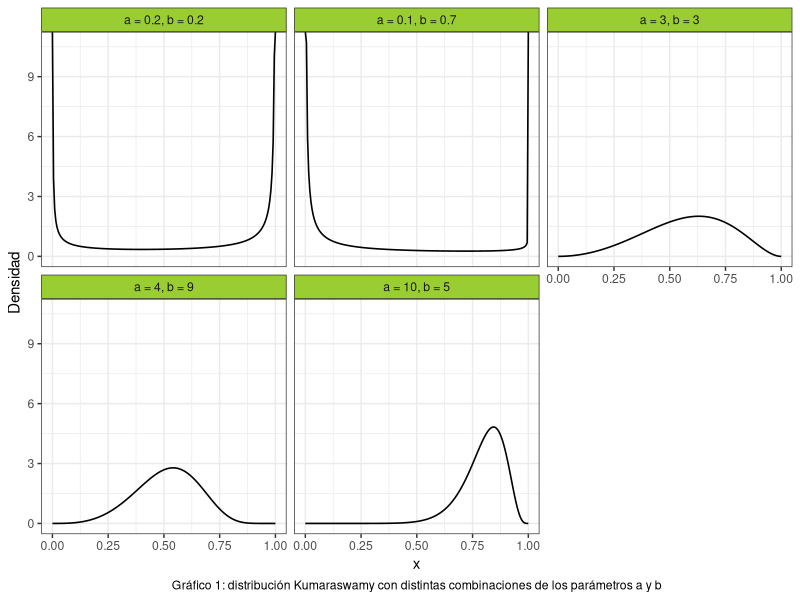
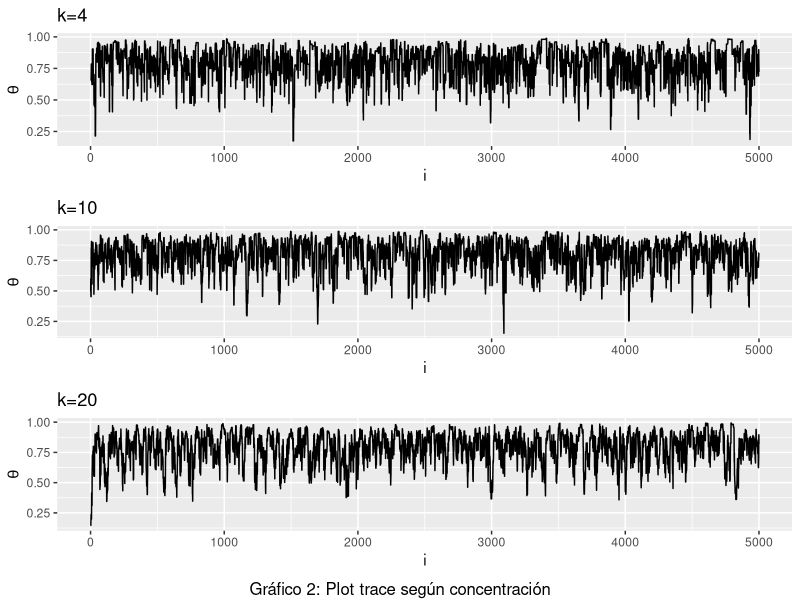
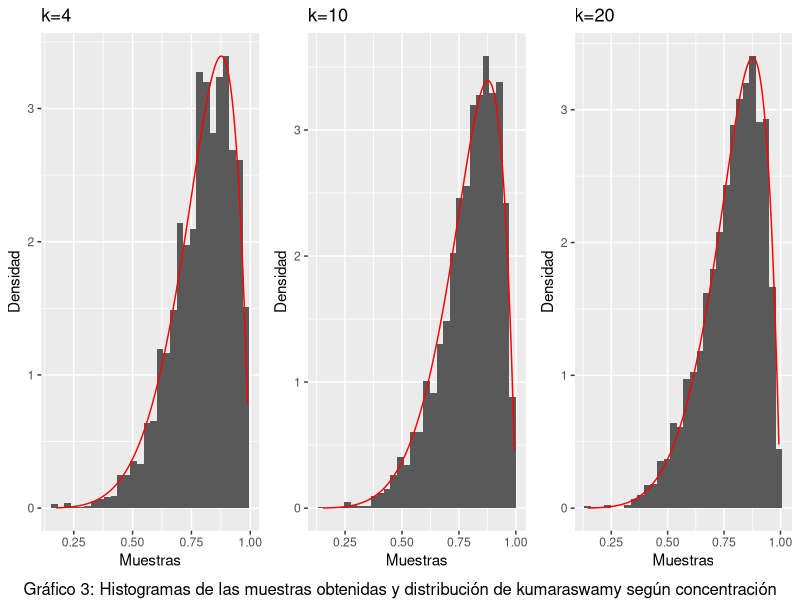
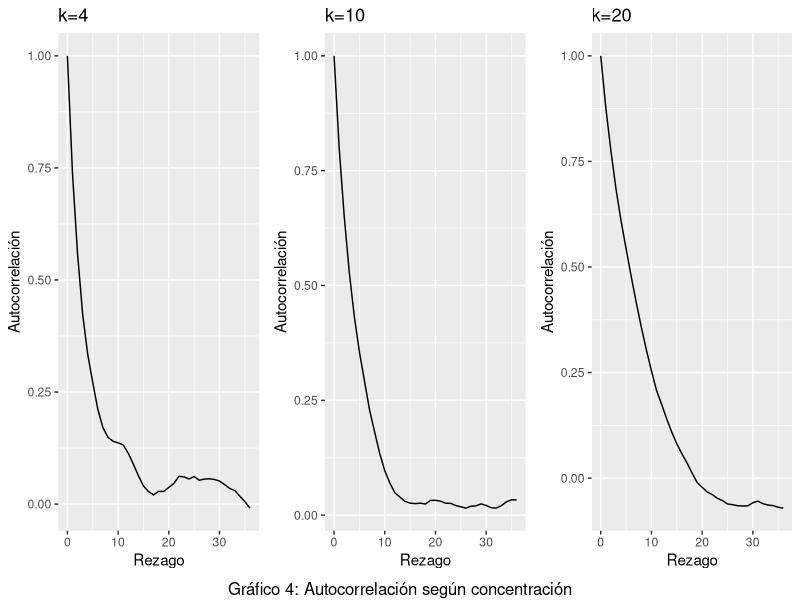
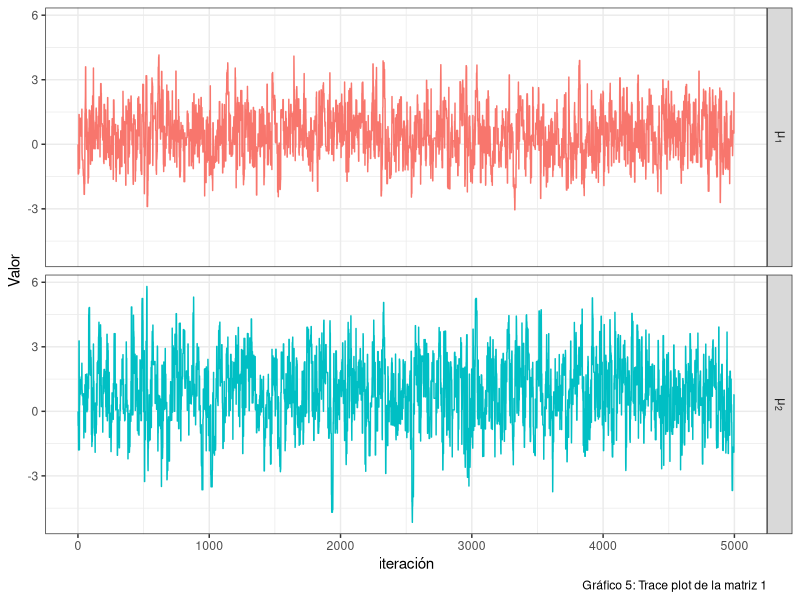
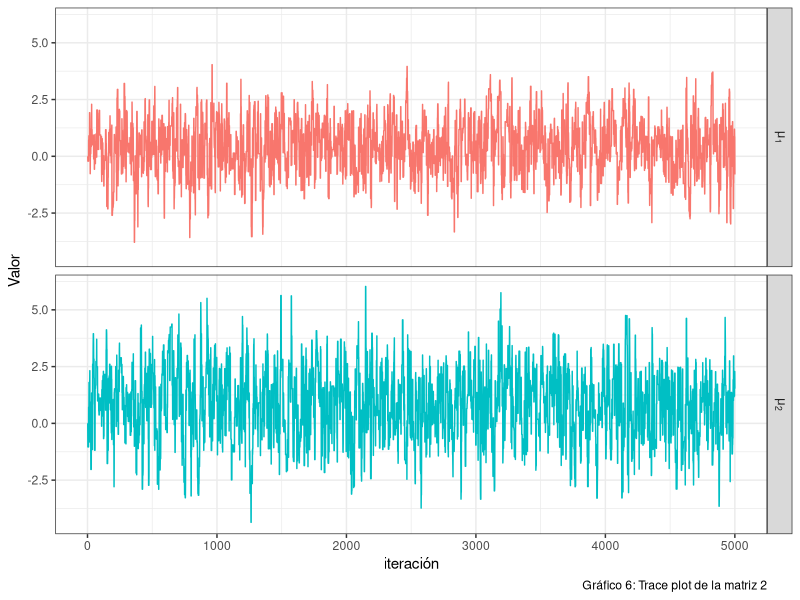
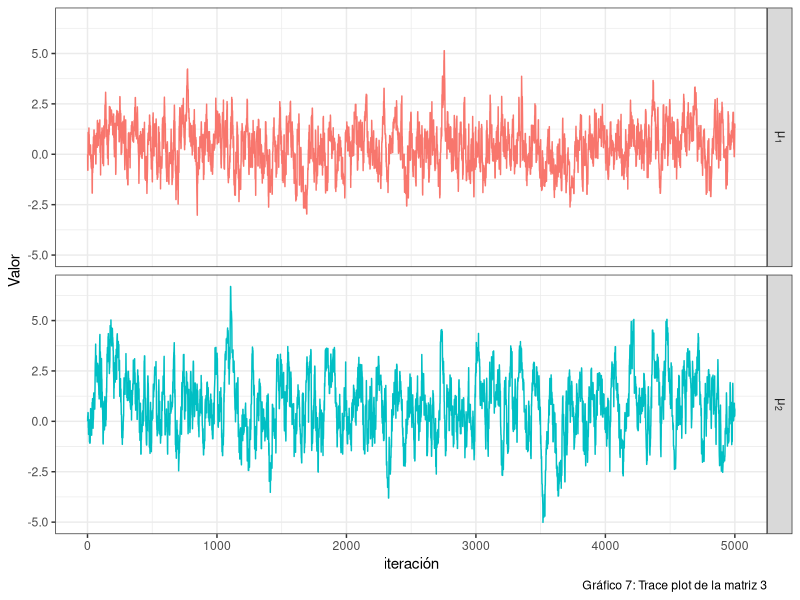
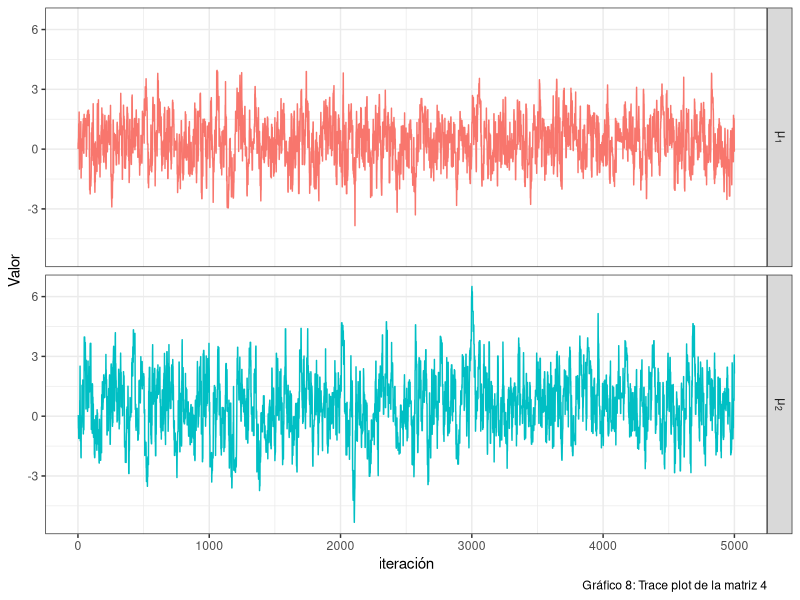

These charts were generated, in order, by the following R code:
## ---- chunk 1
#Librerias
library(ggplot2)
library(dplyr)
library(gridExtra)
library(kableExtra)
library(stats)
library(mvtnorm)
set.seed(394)
## ---- chunk 2

cant_saltos <- 0


sample_mh <- function(d_objetivo, r_propuesta, d_propuesta, p_inicial, n) {
  muestras <- matrix(nrow = n, ncol = length(p_inicial))
  muestras[1, ] <- p_inicial
  
  for(i in 2:n) {
    p_actual <- muestras[i-1,]
    p_nuevo <- r_propuesta(p_actual)
    
    f_nuevo <- d_objetivo(p_nuevo)
    f_actual <- d_objetivo(p_actual)
    
    q_actual <- d_propuesta(p_actual, mean = p_nuevo)
    q_nuevo <- d_propuesta(p_nuevo, mean = p_actual)
    
    alpha <- min(1, (f_nuevo/f_actual)*(q_actual/q_nuevo))
    aceptar <- rbinom(1, 1, alpha)
    
    if(aceptar) { 
      muestras[i,] <- p_nuevo
      cant_saltos <- cant_saltos + 1
      
    } else {
      muestras[i,] <- p_actual
    }
  }
  
  if (ncol(muestras) == 1) {
    muestras <- as.vector(muestras)
  } 
  return(list(muestras=muestras,cant_saltos=cant_saltos))
}

## ---- chunk 3
#Punto 2
# Crear grilla para los valores de "x"
grid_n <- 200
x_grid <- seq(0, 1, length.out = grid_n)

kumaraswamy <- function(x, a, b){
  a*b*(x^(a-1))*((1-(x^a))^(b-1))
}

a <- c(0.2, 0.1, 3, 4, 10)
b <- c(0.2, 0.7, 3, 9, 5)


#Creamos un data frame para graficar la distribución de Kumaraswamy:

data1 <- data.frame(
  Funcion = as.factor(rep(1:5, each = grid_n)),
  Densidad = numeric(5 * grid_n),
  Grilla = rep(x_grid, times = 5)
) 

# Completamos el data frame con las densidades:
for(i in 1:5) {
    indices <- seq(from = 1 + (i - 1) * 200, to = 200 + (i - 1) * 200)
    data1$Densidad[indices] <- kumaraswamy(x_grid, a[i], b[i])
}

# Cambiamos las etiquetas de las variables para mejorar el gráfico
levels(data1$Funcion) <- c("a = 0.2, b = 0.2",
                           "a = 0.1, b = 0.7",
                           "a = 3, b = 3",
                           "a = 4, b = 9",
                           "a = 10, b = 5")

ggplot(data = data1, aes(x = Grilla, y = Densidad)) +
  geom_line(size = 0.55) +
  facet_wrap(~Funcion) +
  theme_bw() +
  labs(x = "x",
       caption = "Gráfico 1: distribución Kumaraswamy con distintas combinaciones de los parámetros a y b") + 
  theme(
    strip.background = element_rect(fill = "olivedrab3"),
    plot.caption = element_text(hjust = 0.5)
  )

## ---- chunk 4
#Punto 3
concentracion3 <- c(4,10,20)
tabla3 <- data.frame ( 
  concentracion = rep(concentracion3, each = 5000),
  muestra = numeric(15000)
  )
tasa3 <- numeric(3)

for (i in 1:3) {
#Funciones a usar
d_objetivo3 <- function(x) kumaraswamy(x, 6, 2)
d_propuesta3 <- function(x, mean) dbeta(x, shape1 = mean * concentracion3[i], shape2 = (1-mean) * concentracion3[i])
r_propuesta3 <- function(x) rbeta(1, shape1 = x * concentracion3[i], shape2 = (1-x) * concentracion3[i])
#Donde x hace referencia a mu
n3 <- 5000
p_inicial3 <- rbeta(1,shape1=2,shape2=2)
funcion3 <- sample_mh(d_objetivo3, r_propuesta3, d_propuesta3, p_inicial3, n3)
indices <- seq(from = 1 + (i - 1) * 5000, to = 5000 + (i - 1) * 5000)
tabla3$muestra[indices] <- funcion3$muestras

tasa3[i] <- funcion3$cant_saltos/n3
} 

#Tasa de aceptacion
tabla3_2 <- data.frame(
  Concentracion = c("4","10","20"),
  Tasa_de_aceptacion = tasa3
) %>%
  kable() %>%
  kable_styling(bootstrap_options = c("striped","hover","condensed")) %>%
  add_footnote("Tabla 1: Tasa de aceptación")

print(tabla3_2)
## ---- chunk 5

#Gata peluda junta
# Agrego una columna con el orden de las muestras
tabla3$orden <- rep(1:5000, times = 3)
tabla3$concentracion <- as.factor(tabla3$concentracion) 


# Gráfico con múltiples líneas
grafico3_1 <- ggplot(data = tabla3, aes(x = orden, y = muestra, group = concentracion, color = concentracion)) +
  geom_line() +
  theme_bw() +
  labs(x = "x", y = "y", color = "Group", caption = "Gráfico: Trace plot para las 3 concentraciones") +
  theme(legend.position = "top")  



#Trace plots
plot_trace <- function(x){
  data.frame(x = seq_along(x), y = x) %>% 
    ggplot() +
    geom_line(aes(x = x, y = y))
}

grafico3_2 <- plot_trace(tabla3$muestra[1:5000]) +
              labs(x = "i", y = expression(theta), title = "k=4")
grafico3_3 <- plot_trace(tabla3$muestra[5001:10000]) +
              labs(x = "i", y = expression(theta), title = "k=10")
grafico3_4 <- plot_trace(tabla3$muestra[10001:15000]) +
              labs(x = "i", y = expression(theta), title = "k=20")

grid.arrange(grafico3_2,grafico3_3,grafico3_4, nrow=3, bottom ="Gráfico 2: Plot trace según concentración")
## ---- chunk 6

#Histogramas
plot_hist <- function(x, d_objetivo3) {
  x_seq <- seq(min(x), max(x), length.out = n3)
  df_hist <- data.frame(x = x)
  df_line <- data.frame(x = x_seq, y = d_objetivo3(x_seq))
  
  ggplot(df_hist)+
    geom_histogram(aes(x = x, y =after_stat(density))) +
    geom_line(aes(x = x, y = y), data = df_line, color = "red")
}

grafico3_5 <- plot_hist(tabla3$muestra[1:5000],d_objetivo3) +
  labs (title = "k=4", x = "Muestras", y = "Densidad")
grafico3_6 <- plot_hist(tabla3$muestra[5001:10000],d_objetivo3) +
  labs (title = "k=10", x = "Muestras", y = "Densidad")
grafico3_7 <- plot_hist(tabla3$muestra[10001:15000],d_objetivo3) +
  labs (title = "k=20", x = "Muestras", y = "Densidad")

grid.arrange(grafico3_5,grafico3_6,grafico3_7,nrow=1, bottom = "Gráfico 3: Histogramas de las muestras obtenidas y distribución de kumaraswamy según concentración")

## ---- chunk 7

#Graficos de autocorrelacion
plot_acf <- function(data, title) {
  acf_result <- acf(data, plot = FALSE)
  ggplot() +
    geom_line(aes(y = acf_result$acf, x = acf_result$lag)) +
    labs(title = title, x = "Rezago", y = "Autocorrelación")
}


grafico3_8 <- plot_acf(tabla3$muestra[1:5000], "k=4")
grafico3_9 <- plot_acf(tabla3$muestra[5001:10000], "k=10")
grafico3_10 <- plot_acf(tabla3$muestra[10001:15000], "k=20")

grid.arrange(grafico3_8,grafico3_9,grafico3_10,nrow=1,  bottom = "Gráfico 4: Autocorrelación según concentración") 

## ---- chunk 8
#Punto 4
muestra4_1 <- tabla3$muestra[1:5000]
muestra4_2 <- tabla3$muestra[5001:10000]
muestra4_3 <- tabla3$muestra[10001:15000]

#Calculo de la media y los percentiles 5 y 95 para X:
variable_x <- data.frame(
  Muestra = c("1", "2", "3"),
  Concentración = c("k=4", "k=10", "k=20"),
  Medias =  c(mean(muestra4_1), mean(muestra4_2), mean(muestra4_3)),
  Percentil_5 = c(quantile(muestra4_1, prob = c(0.05)),
                  quantile(muestra4_2, prob = c(0.05)),
                  quantile(muestra4_3, prob = c(0.05))
                  ),
  Percentil_95 = c(quantile(muestra4_1, prob = c(0.95)),
                  quantile(muestra4_2, prob = c(0.95)),
                  quantile(muestra4_3, prob = c(0.95))
                  )
) %>%
  kable() %>%
  kable_styling(bootstrap_options = c("striped","hover","condensed")) %>%
  add_footnote("Tabla 2: Media y percentiles de X")

print(variable_x)


## ---- chunk 9
#Cálculo de la media y los percentiles 5 y 95 para logit(X):
l_m1 <- log((muestra4_1/(1-muestra4_1)))
l_m2 <- log((muestra4_2/(1-muestra4_2)))
l_m3 <- log((muestra4_3/(1-muestra4_3)))



variable_logit_X <- data.frame(
  Muestra = c("1", "2", "3"),
  Concentración = c("k=4", "k=10", "k=20"),
  Medias = c(mean(l_m1), mean(l_m2), mean(l_m3)),
  Percentil_5 = c(quantile(l_m1, prob = c(0.05)),
                  quantile(l_m2, prob = c(0.05)),
                  quantile(l_m3, prob = c(0.05))
                  ),
  Percentil_95 = c(quantile(l_m1, prob = c(0.95)),
                  quantile(l_m2, prob = c(0.95)),
                  quantile(l_m3, prob = c(0.95))
                  )
) %>%
  kable() %>%
  kable_styling(bootstrap_options = c("striped","hover","condensed")) %>%
  add_footnote("Tabla 3: Media y percentiles de logit(X)")


print(variable_logit_X)


## ---- chunk 10
#Paso 7

# Funciones a utilizar

#1.Trace plot
plot_trace <- function(x, y) {
  n <- length(x)
  df <- data.frame(
    x = rep(1:n, 2),
    y = c(x,y),
    parametro = factor(rep(1:2, each = n), labels = c(expression(mu[1]), expression(mu[2]))) 
  )
  
  ggplot(df) +
    geom_line(aes(x = x, y = y, color = parametro)) +
    facet_wrap(~parametro, labeller = label_parsed,
               nrow = 2, strip.position = "right") +
    labs(x = "iteración", y = "Valor") +
    theme_bw()
}



#2. Número efectivo de muestras
n_eff <- function(muestras){
  S <- length(muestras)
  autocorr <- acf(muestras, plot = F, lag = Inf)$acf
  limite <- which((autocorr < 0.001))[1] #sumamos hasta ese valor
  denom <- 1 + 2 * sum(autocorr[2:limite])
  
  S/denom
  
}


n7 <- 5000
funcion7_1 <- function(matriz_cov) {
    d_objetivo7 <- function(x) dmvnorm(x,c(0.4,0.75),matrix(c(1.35,0.4,0.4,2.4),nrow=2))
    d_propuesta7 <- function(x, mean) dmvnorm(x,mean = mean ,sigma = matriz_cov)
    r_propuesta7 <- function(x) rmvnorm(1, mean = x, sigma = matriz_cov)  


funcion7 <- sample_mh(d_objetivo7,r_propuesta7,d_propuesta7,c(0,0),n7)
muestra7 <- funcion7$muestras
grafico7_1 <- plot_trace(muestra7[,1],muestra7[,2])
n_eff7_1 <- n_eff(muestra7[,1])
n_eff7_2 <- n_eff(muestra7[,2])
 return(list(grafico = grafico7_1, n1 = n_eff7_1, n2 = n_eff7_2,
             muestra7 = muestra7))

}

#Evalucación de diferentes matrices de variancia y covariancia
matriz1 <- funcion7_1(matrix(c(2, 0.5, 0.5, 3), nrow = 2))
matriz2 <- funcion7_1(matrix(c(2, 0, 0, 3), nrow = 2))
matriz3 <- funcion7_1(matrix(c(0.4, 0, 0, 0.4), nrow = 2))
matriz4 <- funcion7_1(matrix(c(1, 0, 0, 1), nrow = 2))
matriz5 <- funcion7_1(matrix(c(5, 0, 0, 6), nrow = 2))

matriz1$grafico + labs(caption = "Gráfico 5: Trace plot de la matriz 1") +
    theme(legend.position = "none")
matriz2$grafico + labs(caption = "Gráfico 6: Trace plot de la matriz 2") +
    theme(legend.position = "none")
matriz3$grafico + labs(caption = "Gráfico 7: Trace plot de la matriz 3") +
    theme(legend.position = "none")
matriz4$grafico + labs(caption = "Gráfico 8: Trace plot de la matriz 4") +
    theme(legend.position = "none")
matriz5$grafico + labs(caption = "Gráfico 9: Trace plot de la matriz 5") +
    theme(legend.position = "none")

## ---- chunk 11

tabla <- data.frame(
  Matriz = c("1", "2", "3", "4", "5"),
  Num_efectivo_p1 = trunc(c(matriz1$n1, matriz2$n1, matriz3$n1, matriz4$n1, matriz5$n1)),
  Num_efectivo_p2 = trunc(c(matriz1$n2, matriz2$n2, matriz3$n2, matriz4$n2, matriz5$n2))
  ) %>%
  kable() %>%
  kable_styling(bootstrap_options = c("striped","hover","condensed")) %>%
  add_footnote("Tabla 4: Números efectivos de muestras para cada matriz y cada parámetro")

print(tabla)
#Nos quedariamos con la ultima matriz.
## ---- chunk 12
#Punto 8: se calculan las probabilidades con la última matriz de var y cov.
muestra7 <- as.data.frame(matriz5$muestra7)
colnames(muestra7) <- c("X", "Y")

#Probabilidades estimadas
#Probabilidad n°1:
prob1 <- muestra7 %>% 
  filter(X > 1) %>% 
  count(Y < 0)

p1 <- prob1$n[2]/(n7)


#Probabilidad n°2:
prob2 <- muestra7 %>% 
  filter(X > 1) %>% 
  count(Y > 2)

p2 <- prob2$n[2]/(n7)



#Probabilidad n°3:
prob3 <- muestra7 %>% 
  filter(X > 0.4) %>% 
  count(Y > 0.75)

p3 <- prob3$n[2]/(n7)



#Probabilidades reales:

#Probabilidad n°1:
p4 <- pmvnorm(lower = c(1, -Inf), upper = c(Inf, 0), 
        mean = c(0.4, 0.75), sigma = matrix(c(1.35, 0.4, 0.4, 2.4), nrow = 2))

#Cómo funcionan "lower" y "upper"? 
#"lower" es un vector que indica los limites inferiores de cada variable: 1 para X y -Infinito para Y; "upper" funciona de manera igual.


#Probabilidad n°2:
p5 <- pmvnorm(lower = c(1, 2), upper = c(Inf, Inf), 
        mean = c(0.4, 0.75), sigma = matrix(c(1.35, 0.4, 0.4, 2.4), nrow = 2))



#Probabilidad n°3:
p6 <- pmvnorm(lower = c(0.4, 0.75), upper = c(Inf, Inf), 
        mean = c(0.4, 0.75), sigma = matrix(c(1.35, 0.4, 0.4, 2.4), nrow = 2))

data.frame (
  Probabilidad = c("i","ii","iii"),
  Estimada = c(p1,p2,p3),
  Real = c(p4,p5,p6)
) %>%
  kable() %>%
  kable_styling(bootstrap_options = c("striped","hover","condensed")) %>%
  add_footnote("Tabla 5: Probabilidades estimadas y reales")
## ---- chunk 13
#Punto 9

p_estrella <- function(x, a, b){
  exp(-((((a - x[1])^2) + b * ((x[2] - x[1])^2))^2))
}



n9 <- 5000

funcion9_1 <- function(matriz_cov) {
    d_objetivo9 <- function(x) p_estrella(x, 0.5, 5)
    d_propuesta9 <- function(x, mean) dmvnorm(x, mean = mean, sigma = matriz_cov)
    r_propuesta9 <- function(x) rmvnorm(1, mean = x, sigma = matriz_cov)  
    
    funcion9 <- sample_mh(d_objetivo9,r_propuesta9,d_propuesta9,c(0,0),n9)
    muestra9 <- funcion9$muestras
    grafico9_1 <- plot_trace(muestra9[,1],muestra9[,2])
    
    n_eff9_1 <- n_eff(muestra9[,1])
    n_eff9_2 <- n_eff(muestra9[,2])
    tasa9 <- funcion9$cant_saltos/n9
    autocorr_1 <- acf(muestra9[,1], plot = F)
    autocorr_2 <- acf(muestra9[,2], plot = F)
    
    return(list(grafico = grafico9_1, n1 = n_eff9_1, n2 = n_eff9_2,
             muestra9 = muestra9, tasa9 = tasa9, autocorr_p1 = autocorr_1,
             autocorr_p2 = autocorr_2))

}


matriz1 <- funcion9_1(matrix(c(0.3, 0.1, 0.1, 0.2), nrow = 2))
matriz2 <- funcion9_1(matrix(c(2, 0, 0, 2), nrow = 2))
matriz3 <- funcion9_1(matrix(c(4, 1, 1, 4), nrow = 2))



grafico9_1_1 <- ggplot()+
  geom_line(aes(y = matriz1$autocorr_p1$acf, x = matriz1$autocorr_p1$lag)) +
  labs (title = "Autocorrelación para 'a' ", x = "Rezago", y = "Autocorrelación")

grafico9_1_2 <- ggplot()+
  geom_line(aes(y = matriz1$autocorr_p2$acf, x = matriz1$autocorr_p2$lag)) +
  labs (title = "Autocorrelación para 'b' ", x = "Rezago", y = "Autocorrelación")


grafico9_2_1 <- ggplot()+
  geom_line(aes(y = matriz2$autocorr_p1$acf, x = matriz2$autocorr_p1$lag)) +
  labs (title = "Autocorrelación para 'a' ", x = "Rezago", y = "Autocorrelación")

grafico9_2_2 <- ggplot()+
  geom_line(aes(y = matriz2$autocorr_p2$acf, x = matriz2$autocorr_p2$lag)) +
  labs (title = "Autocorrelación para 'b' ", x = "Rezago", y = "Autocorrelación")

grafico9_3_1 <- ggplot()+
  geom_line(aes(y = matriz3$autocorr_p1$acf, x = matriz3$autocorr_p1$lag)) +
  labs (title = "Autocorrelación para 'a' ", x = "Rezago", y = "Autocorrelación")


grafico9_3_2 <- ggplot()+
  geom_line(aes(y = matriz3$autocorr_p2$acf, x = matriz3$autocorr_p2$lag)) +
  labs (title = "Autocorrelación para 'b' ", x = "Rezago", y = "Autocorrelación")
## ---- chunk 14
grid.arrange(matriz1$grafico, matriz3$grafico, ncol= 2)

tasas <- data.frame(
  Matriz = c("1", "2", "3"),
  Tasa = c(matriz1$tasa9, matriz2$tasa9, matriz3$tasa9)
)


grid.arrange(grafico9_1_1, grafico9_2_1, grafico9_3_1, ncol = 3)
grid.arrange(grafico9_1_2, grafico9_2_2, grafico9_3_2, ncol = 3)
## ---- chunk 15
#Punto 10
muestra9 <- as.data.frame(matriz1$muestra9)
colnames(muestra9) <- c("X", "Y")

#Probabilidades estimadas
#Probabilidad n°1:
prob1 <- muestra9 %>% 
  filter(X > 0 & X < 1 ) %>% 
  count(Y < 1 & Y > 0)

prob1$n[2]/(n9)



#Probabilidad n°2:
prob2 <- muestra9 %>% 
  filter(X > -1 & X < 0 ) %>% 
  count(Y < 1 & Y > 0)

prob2$n[2]/(n9)




#Probabilidad n°3:
prob3 <- muestra9 %>% 
  filter(X > 1 & X < 2 ) %>% 
  count(Y < 3 & Y > 2)

prob3$n[2]/(n9)
## ---- chunk 16
# Punto 11
# Calculo P(0<X1<1, 0<X2<1)

k <- 10000
u <- matrix(runif(k*2), ncol = 2)
p_estrella_eval <- numeric(k)

for (i in 1:k) {
  p_estrella_eval[i] <- p_estrella(u[i,], 0.5, 5)
}

rdo_prob1 <- mean(p_estrella_eval)

# Calculo P(-1<X1<0, 0<X2<1)

u <- matrix(c(runif(k, min = -1, max = 0),
              runif(k, min = 0, max = 1)),
            ncol = 2)

for (i in 1:k) {
  p_estrella_eval[i] <- p_estrella(u[i,], 0.5, 5)
}

rdo_prob2 <- mean(p_estrella_eval)

# Calculo P(1<X1<2, 2<X2<3)

u <- matrix(c(runif(k, min = 1, max = 2),
              runif(k, min = 2, max = 3)),
            ncol = 2)

for (i in 1:k) {
  p_estrella_eval[i] <- p_estrella(u[i,], 0.5, 5)
}

rdo_prob3 <- mean(p_estrella_eval)
